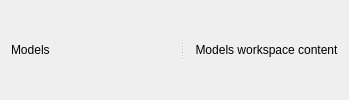
<?xml version="1.0" encoding="UTF-8"?>
<ui version="4.0">
 <class>ModelsWorkspace</class>
 <widget class="QWidget" name="modelsWorkspace">
  <layout class="QHBoxLayout" name="mainLayout">
   <property name="leftMargin"><number>0</number></property>
   <property name="topMargin"><number>0</number></property>
   <property name="rightMargin"><number>0</number></property>
   <property name="bottomMargin"><number>0</number></property>
   <property name="spacing"><number>4</number></property>
   <item>
    <widget class="QSplitter" name="mainSplitter">
     <property name="orientation"><enum>Qt::Orientation::Horizontal</enum></property>
     <widget class="QWidget" name="navPlaceholder">
      <property name="minimumSize"><size><width>180</width><height>0</height></size></property>
      <property name="maximumSize"><size><width>260</width><height>16777215</height></size></property>
      <layout class="QVBoxLayout" name="navLayout">
       <item>
        <widget class="QLabel" name="navLabel">
         <property name="text"><string>Models</string></property>
        </widget>
       </item>
      </layout>
     </widget>
     <widget class="QWidget" name="contentPlaceholder">
      <layout class="QVBoxLayout" name="contentLayout">
       <item>
        <widget class="QLabel" name="contentLabel">
         <property name="text"><string>Models workspace content</string></property>
         <property name="alignment"><set>Qt::AlignmentFlag::AlignCenter</set></property>
        </widget>
       </item>
      </layout>
     </widget>
    </widget>
   </item>
  </layout>
 </widget>
 <layoutdefault spacing="6" margin="11"/>
 <resources/>
 <connections/>
</ui>
